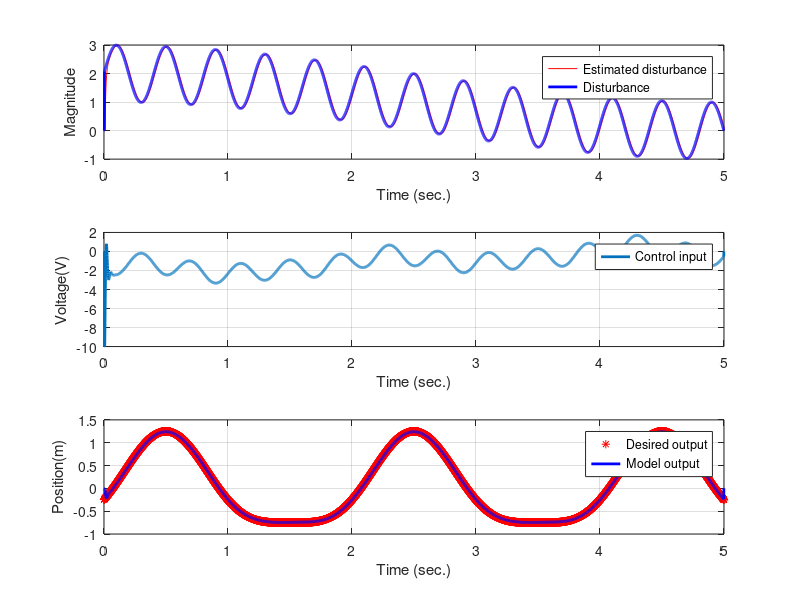

Write MATLAB code to recreate this figure.
clear all;
close all;
clc;

T = 0.001;                      % Sampling period
w = logspace(-1,1,100)*2*pi;    % Frequency samples for obtaining Bode plots

%% System identification
t = 0:0.001:5;
N = length(t);
y = zeros(1,N);
u = zeros(1,N);
r= zeros(1,N);
e=zeros(1,N);
dhat = zeros(1,N);  % Estimated disturbance
ua = zeros(1,N);    % Actual input incluing a disturnace and an estimated disturbance
d = zeros(1,N);     % Disturbance
yd = zeros(1,N);    % Desired output

num = [719.3  1.208e04];
den = [1 101.2 1956 4805];
Gs = tf(num,den)
Gz = c2d(Gs,T)
F=[-101.2 1 0;
   -1956 0 1;
   -4805 0 0];
G=[0; 719.3; 12080];
H=[1 0 0];
J=0;

sys=ss(F,G,H,J);
sysz=c2d(sys,T);
phi=sysz.a
Gamma=sysz.b
H=sysz.c
J=sysz.d

[a b]=tfdata(Gz,'v')

%% Trajectory design
% Design of a desired output
for k=1:N;
yd(k) = 1*sin(0.5*2*pi*k*T)-0.25*cos(2*pi*k*T);    % A point-to-point trajectory
end
% figure('position',[410 420 400 300]);
% plot(t,yd,'r');

% Smoothening of the desired output
% Gsmooth = tf([50],[1 50]);  % A filter for smoothning (cut-off frequency is 100 rad/s)
% Gsmoothz = c2d(Gsmooth,T,'tustin');  % Tustin = bilinear method
% [A,B] = tfdata(Gsmoothz,'v');
% yd = filtfilt(A,B,yd);  % Smoothning
% hold on;
% plot(t,yd,'k');
% title('Desired outputs');
% axis([0 10 -0.001 0.021]);

%% Controller design
% Setting feedback control (PD) gains
Kp=50; Kd=0.1
C=tf([Kd Kp],[1]);
Cz=c2d(C,T,'matched')
Gcz=feedback(Gz*Cz,1)

% Feedforward filter design

Gcz=minreal(Gcz)
inv_Gcz=minreal(Gcz^-1)
[numz denz]=tfdata(Gcz,'v')
[inumz idenz]=tfdata(inv_Gcz,'v')

% Design of a Q filter (Notice that the relative order of Gdnew(z) is 2)
CutoffFreq = 35*2*pi;    % Cutoff frequency of Q filter
Q = zpk([],[exp(-CutoffFreq*T) exp(-CutoffFreq*T)],1,T);    % Pole-zero matching between Q(s) and Q(z) 
Q = Q / dcgain(Q);      % To make the Q(exp(j0T)) = 1
[aQ,bQ] = tfdata(Q,'v');    % Model parameters of Q filter

% Design of DOB
GDOB = minreal(Q*Gz^-1);   
[aD,bD] = tfdata(GDOB,'v');    % Model parameters of Q*G^-1
% Notice that bD and bQ are the same

%% Simulation
for k = 5:N-2,
    % Simulation by G(z), i.e., actual dynamics
    y(k) = -b(2)*y(k-1)-b(3)*y(k-2)-b(4)*y(k-3)+a(1)*ua(k)+a(2)*ua(k-1)+a(3)*ua(k-2)+a(4)*ua(k-3);

    r(k)=-(idenz(2)*r(k-1)+idenz(3)*r(k-2)+idenz(4)*r(k-3))+inumz(1)*yd(k)+inumz(2)*yd(k-1)+inumz(3)*yd(k-2)+inumz(4)*yd(k-3);

    e(k)=yd(k)-y(k);
    % Disturbance observer
%     dhat(k) = - bQ(2)*dhat(k-1) - bQ(3)*dhat(k-2) + (aD(1)*y(k) + aD(2)*y(k-1) + aD(3)*y(k-2)+aD(4)*y(k-3)+aD(5)*y(k-4)) - (aQ(1)*u(k) + aQ(2)*u(k-1) + aQ(3)*u(k-2));
    dhat(k)=+1.6162681719029*dhat(k-1)+0.294116295467*dhat(k-2)+-1.5275146845572*dhat(k-3)+0.61585019396264*dhat(k-4)+111.43245178213*y(k-1)+-323.36471327886*y(k-2)+312.64010126596*y(k-3)+-100.70733062093*y(k-4)+-0.038970773065752*u(k-2)+0.00043212745584801*u(k-3)+0.037258622385322*u(k-4);
    % Feedback control
    uc(k) = Kp*e(k) + Kd*(e(k)-e(k-1))/T;   % PD control
    u(k) = uc(k) - dhat(k);     % Disturbance rejection
    
    % Saturation of control input
    if u(k) > 10,
        u(k) = 10;
    end
    if u(k) < -10,
        u(k) = -10;
    end
    
    % Disturbance (it is unknown in practice)
    d(k) = sin(5*pi*k*T)+cos(0.2*pi*k*T)+exp(0.1*T*cos(k*2*pi));    % If you do not want to inject a disturbance, set d(k) = 0;
    ua(k) = u(k) + d(k);     % Actual input with a disturbance. The control algorithm has no information on d(k)
end

% figure(2);
% plot(t,r,'b');
% legend('Unsmoothened','Smoothened','Feedforward filtered');

figure('position',[10 50 400 300]);
subplot(313)
plot(t,yd,'r*',t,y,'b','linewidth',2);
xlabel('Time (sec.)');
ylabel('Position(m)');
% title('Position control result');
legend('Desired output','Model output')
grid on
subplot(312)
plot(t,u,'linewidth',2);
xlabel('Time (sec.)');
ylabel('Voltage(V)');
% title('Input signals');
legend('Control input');
grid on
subplot(311)
plot(t,dhat,'r',t,d,'b','linewidth',2);
xlabel('Time (sec.)');
ylabel('Magnitude');
% title('Input signals');
legend('Estimated disturbance','Disturbance');
grid on